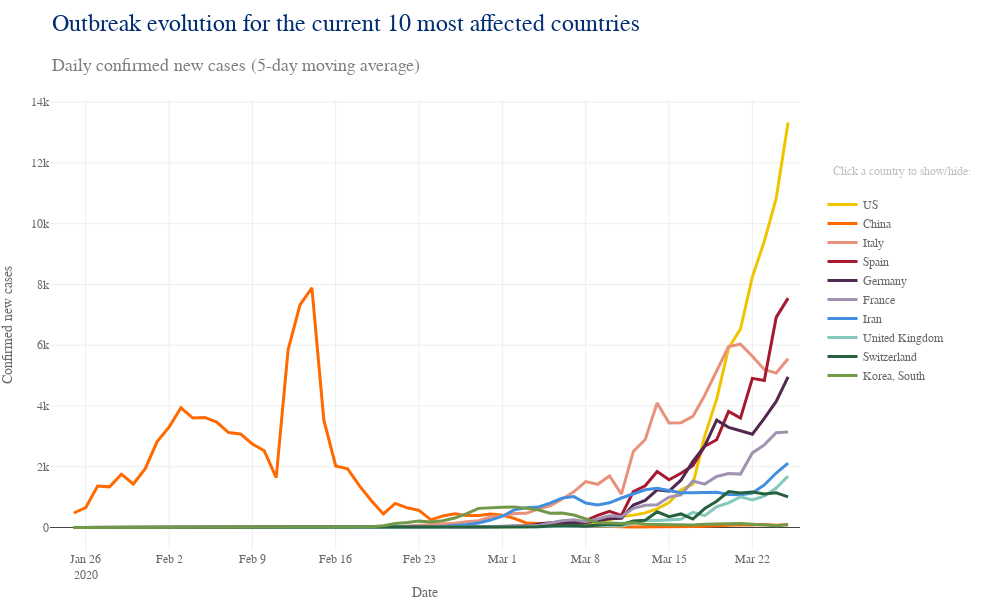

Notebook source saved alongside this figure:
### Code cell
# Plot new cases top 10 countries
data = []

for i, c in enumerate(top10_country):
    nc = df_merged[df_merged['Country/Region'] == c].confirmed_newcases_movavg
    data.append(go.Scatter(x = df_merged[df_merged['Country/Region'] == c].dt,
                           y = nc,
                           name = c,
                           marker = dict(color = top10_col[i]),
                           line = dict(width = 3),
                           hoverinfo = 'text',
                           hovertext = [c+':<br>{:.0f}'.format(i) for i in nc],
                           hoverlabel = dict(bordercolor = top10_col[i], 
                                             bgcolor = 'white',
                                             font = dict(color = top10_col[i])),
                           showlegend = True
                          )
               )
    
    
lay = go.Layout(width = 1000, 
                height = 600, 
                #bargap = 0.2,
                xaxis = dict(title='Date',
                             nticks = 10,
                             rangemode = 'nonnegative',
                             zeroline = False,
                            ),
                yaxis = dict(title='Confirmed new cases',
                             type = 'linear',
                            ),
                hovermode = 'closest',
                font = dict(size = label_size,
                            family = label_font,
                            color = label_col,
                           ),
                legend = dict(x = 1.03, 
                              y = 0.8),
                margin=dict(l=50, r=200, b=50, t=100, pad=0),
                annotations=[dict(x = 0.0,
                                  y = 1.2,
                                  showarrow = False,
                                  text = 'Outbreak evolution for the current 10 most affected countries',
                                  xref = 'paper',
                                  yref = 'paper',
                                  font=dict(
                                      family = title_font,
                                      size = title_size,
                                      color = title_col,),
                                 ),
                             dict(x = 0.0,
                                  y = 1.1,
                                  showarrow = False,
                                  text = 'Daily confirmed new cases (5-day moving average)',
                                  xref = 'paper',
                                  yref = 'paper',
                                  font=dict(
                                      family = subtitle_font,
                                      size = subtitle_size,
                                      color = subtitle_col,),
                                 ),
                             dict(x = 1.23,
                                  y = 0.86,
                                  showarrow = False,
                                  text = 'Click a country to show/hide:',
                                  xref = 'paper',
                                  yref = 'paper',
                                  font=dict(
                                      family = label_font,
                                      size = 12,
                                      color = 'silver',),
                                 ),
                            ],
               )

fig = dict(data=data, layout=lay)
plotly.offline.iplot(fig)

# Save JS
plot = plotly.offline.plot({'data':data,
                            'layout':lay},
                           include_plotlyjs = False,
                           output_type = 'div',
                           config = dict(showLink = False,
                                         modeBarButtonsToRemove = ['sendDataToCloud'],
                                         displaylogo = False,
                                         responsive = True)
                          )
path = '../visuals/new_cases/'
out_file = open(path+'timeline_newcases_date_all.html', 'w')
out_file.write('<!DOCTYPE html><html><head><script src="https://cdn.plot.ly/plotly-latest.min.js"></script></head><body>')
out_file.write(plot)
out_file.write('</body><html>')
out_file.close()

### Figure 1 — Plotly figure (JSON) as saved in the notebook; plotly's stock layout.template omitted (floating-point values rounded to 4 significant figures)
{"data": [{"hoverinfo": "text", "hoverlabel": {"bgcolor": "white", "bordercolor": "#F1C400", "font": {"color": "#F1C400"}}, "hovertext": ["US:<br>nan", "US:<br>nan", "US:<br>1", "US:<br>1", "US:<br>1", "US:<br>0", "US:<br>0", "US:<br>1", "US:<br>1", "US:<br>1", "US:<br>1", "US:<br>1", "US:<br>1", "US:<br>0", "US:<br>0", "US:<br>0", "US:<br>0", "US:<br>0", "US:<br>0", "US:<br>0", "US:<br>1", "US:<br>0", "US:<br>0", "US:<br>0", "US:<br>0", "US:<br>0", "US:<br>0", "US:<br>0", "US:<br>1", "US:<br>1", "US:<br>1", "US:<br>12", "US:<br>12", "US:<br>14", "US:<br>2", "US:<br>3", "US:<br>4", "US:<br>5", "US:<br>13", "US:<br>17", "US:<br>25", "US:<br>40", "US:<br>48", "US:<br>84", "US:<br>100", "US:<br>107", "US:<br>186", "US:<br>254", "US:<br>360", "US:<br>407", "US:<br>482", "US:<br>612", "US:<br>818", "US:<br>1231", "US:<br>1428", "US:<br>3015", "US:<br>4226", "US:<br>5902", "US:<br>6533", "US:<br>8249", "US:<br>9417", "US:<br>10834", "US:<br>13330", "US:<br>nan"], "line": {"width": 3}, "marker": {"color": "#F1C400"}, "name": "US", "showlegend": true, "type": "scatter", "uid": "e23e00e8-7044-11ea-b2fc-8c8590b56c5d", "x": ["2020-01-23", "2020-01-24", "2020-01-25", "2020-01-26", "2020-01-27", "2020-01-28", "2020-01-29", "2020-01-30", "2020-01-31", "2020-02-01", "2020-02-02", "2020-02-03", "2020-02-04", "2020-02-05", "2020-02-06", "2020-02-07", "2020-02-08", "2020-02-09", "2020-02-10", "2020-02-11", "2020-02-12", "2020-02-13", "2020-02-14", "2020-02-15", "2020-02-16", "2020-02-17", "2020-02-18", "2020-02-19", "2020-02-20", "2020-02-21", "2020-02-22", "2020-02-23", "2020-02-24", "2020-02-25", "2020-02-26", "2020-02-27", "2020-02-28", "2020-02-29", "2020-03-01", "2020-03-02", "2020-03-03", "2020-03-04", "2020-03-05", "2020-03-06", "2020-03-07", "2020-03-08", "2020-03-09", "2020-03-10", "2020-03-11", "2020-03-12", "2020-03-13", "2020-03-14", "2020-03-15", "2020-03-16", "2020-03-17", "2020-03-18", "2020-03-19", "2020-03-20", "2020-03-21", "2020-03-22", "2020-03-23", "2020-03-24", "2020-03-25", "2020-03-26"], "y": [null, null, 1.333, 1, 1, 0, 0, 0.6667, 1, 1, 1.333, 1, 1, 0, 0, 0, 0, 0, 0.3333, 0.3333, 0.6667, 0.3333, 0.3333, 0, 0, 0, 0, 0, 0.6667, 0.6667, 0.6667, 12, 12, 14, 2.333, 3, 3.667, 5.333, 12.67, 16.67, 25, 39.67, 48, 84.33, 100.3, 107, 185.7, 254.3, 360, 406.7, 482, 612, 817.7, 1231.0, 1428, 3015, 4226.0, 5902, 6533, 8249, 9417, 10834, 13330.0, null]}, {"hoverinfo": "text", "hoverlabel": {"bgcolor": "white", "bordercolor": "#FF6900", "font": {"color": "#FF6900"}}, "hovertext": ["China:<br>nan", "China:<br>nan", "China:<br>477", "China:<br>652", "China:<br>1368", "China:<br>1337", "China:<br>1755", "China:<br>1431", "China:<br>1935", "China:<br>2830", "China:<br>3305", "China:<br>3939", "China:<br>3603", "China:<br>3624", "China:<br>3468", "China:<br>3125", "China:<br>3081", "China:<br>2748", "China:<br>2524", "China:<br>1643", "China:<br>5847", "China:<br>7324", "China:<br>7885", "China:<br>3539", "China:<br>2025", "China:<br>1933", "China:<br>1369", "China:<br>881", "China:<br>446", "China:<br>794", "China:<br>648", "China:<br>564", "China:<br>251", "China:<br>381", "China:<br>453", "China:<br>391", "China:<br>397", "China:<br>444", "China:<br>403", "China:<br>302", "China:<br>151", "China:<br>134", "China:<br>143", "China:<br>128", "China:<br>95", "China:<br>57", "China:<br>39", "China:<br>33", "China:<br>24", "China:<br>19", "China:<br>19", "China:<br>24", "China:<br>29", "China:<br>27", "China:<br>33", "China:<br>41", "China:<br>64", "China:<br>68", "China:<br>93", "China:<br>83", "China:<br>95", "China:<br>75", "China:<br>95", "China:<br>nan"], "line": {"width": 3}, "marker": {"color": "#FF6900"}, "name": "China", "showlegend": true, "type": "scatter", "uid": "e23f4d40-7044-11ea-a74a-8c8590b56c5d", "x": ["2020-01-23", "2020-01-24", "2020-01-25", "2020-01-26", "2020-01-27", "2020-01-28", "2020-01-29", "2020-01-30", "2020-01-31", "2020-02-01", "2020-02-02", "2020-02-03", "2020-02-04", "2020-02-05", "2020-02-06", "2020-02-07", "2020-02-08", "2020-02-09", "2020-02-10", "2020-02-11", "2020-02-12", "2020-02-13", "2020-02-14", "2020-02-15", "2020-02-16", "2020-02-17", "2020-02-18", "2020-02-19", "2020-02-20", "2020-02-21", "2020-02-22", "2020-02-23", "2020-02-24", "2020-02-25", "2020-02-26", "2020-02-27", "2020-02-28", "2020-02-29", "2020-03-01", "2020-03-02", "2020-03-03", "2020-03-04", "2020-03-05", "2020-03-06", "2020-03-07", "2020-03-08", "2020-03-09", "2020-03-10", "2020-03-11", "2020-03-12", "2020-03-13", "2020-03-14", "2020-03-15", "2020-03-16", "2020-03-17", "2020-03-18", "2020-03-19", "2020-03-20", "2020-03-21", "2020-03-22", "2020-03-23", "2020-03-24", "2020-03-25", "2020-03-26"], "y": [null, null, 477.3, 652.3, 1368.0, 1337.0, 1755.0, 1431, 1935.0, 2830.0, 3305.0, 3939.0, 3603.0, 3624.0, 3468.0, 3125.0, 3081.0, 2748, 2524, 1643.0, 5847, 7324, 7885.0, 3539.0, 2025.0, 1933.0, 1369.0, 881, 446.3, 794, 648.3, 563.7, 251, 381.3, 453, 391.3, 396.7, 444, 402.7, 301.7, 151.3, 133.7, 143, 128, 95.33, 56.67, 39, 32.67, 24, 19.33, 18.67, 23.67, 29.33, 27, 33, 41, 64, 67.67, 93, 82.67, 95.33, 75.33, 94.67, null]}, {"hoverinfo": "text", "hoverlabel": {"bgcolor": "white", "bordercolor": "#E8927C", "font": {"color": "#E8927C"}}, "hovertext": ["Italy:<br>nan", "Italy:<br>nan", "Italy:<br>0", "Italy:<br>0", "Italy:<br>0", "Italy:<br>0", "Italy:<br>0", "Italy:<br>1", "Italy:<br>1", "Italy:<br>1", "Italy:<br>0", "Italy:<br>0", "Italy:<br>0", "Italy:<br>0", "Italy:<br>0", "Italy:<br>0", "Italy:<br>0", "Italy:<br>0", "Italy:<br>0", "Italy:<br>0", "Italy:<br>0", "Italy:<br>0", "Italy:<br>0", "Italy:<br>0", "Italy:<br>0", "Italy:<br>0", "Italy:<br>0", "Italy:<br>0", "Italy:<br>6", "Italy:<br>20", "Italy:<br>51", "Italy:<br>70", "Italy:<br>87", "Italy:<br>99", "Italy:<br>142", "Italy:<br>189", "Italy:<br>225", "Italy:<br>346", "Italy:<br>383", "Italy:<br>458", "Italy:<br>465", "Italy:<br>607", "Italy:<br>711", "Italy:<br>931", "Italy:<br>1172", "Italy:<br>1512", "Italy:<br>1422", "Italy:<br>1696", "Italy:<br>1097", "Italy:<br>2504", "Italy:<br>2898", "Italy:<br>4095", "Italy:<br>3440", "Italy:<br>3450", "Italy:<br>3655", "Italy:<br>4352", "Italy:<br>5172", "Italy:<br>5955", "Italy:<br>6034", "Italy:<br>5635", "Italy:<br>5199", "Italy:<br>5083", "Italy:<br>5554", "Italy:<br>nan"], "line": {"width": 3}, "marker": {"color": "#E8927C"}, "name": "Italy", "showlegend": true, "type": "scatter", "uid": "e23f5042-7044-11ea-9c66-8c8590b56c5d", "x": ["2020-01-23", "2020-01-24", "2020-01-25", "2020-01-26", "2020-01-27", "2020-01-28", "2020-01-29", "2020-01-30", "2020-01-31", "2020-02-01", "2020-02-02", "2020-02-03", "2020-02-04", "2020-02-05", "2020-02-06", "2020-02-07", "2020-02-08", "2020-02-09", "2020-02-10", "2020-02-11", "2020-02-12", "2020-02-13", "2020-02-14", "2020-02-15", "2020-02-16", "2020-02-17", "2020-02-18", "2020-02-19", "2020-02-20", "2020-02-21", "2020-02-22", "2020-02-23", "2020-02-24", "2020-02-25", "2020-02-26", "2020-02-27", "2020-02-28", "2020-02-29", "2020-03-01", "2020-03-02", "2020-03-03", "2020-03-04", "2020-03-05", "2020-03-06", "2020-03-07", "2020-03-08", "2020-03-09", "2020-03-10", "2020-03-11", "2020-03-12", "2020-03-13", "2020-03-14", "2020-03-15", "2020-03-16", "2020-03-17", "2020-03-18", "2020-03-19", "2020-03-20", "2020-03-21", "2020-03-22", "2020-03-23", "2020-03-24", "2020-03-25", "2020-03-26"], "y": [null, null, 0, 0, 0, 0, 0, 0.6667, 0.6667, 0.6667, 0, 0, 0, 0, 0.3333, 0.3333, 0.3333, 0, 0, 0, 0, 0, 0, 0, 0, 0, 0, 0, 5.667, 19.67, 50.67, 69.67, 86.67, 99.33, 142, 188.7, 225, 346.3, 382.7, 458, 465, 607.3, 711.3, 931.3, 1172.0, 1512, 1422, 1696.0, 1097.0, 2504.0, 2898.0, 4095, 3440, 3450.0, 3655.0, 4352.0, 5172.0, 5955, 6034.0, 5635.0, 5199.0, 5083.0, 5554, null]}, {"hoverinfo": "text", "hoverlabel": {"bgcolor": "white", "bordercolor": "#A6192E", "font": {"color": "#A6192E"}}, "hovertext": ["Spain:<br>nan", "Spain:<br>nan", "Spain:<br>0", "Spain:<br>0", "Spain:<br>0", "Spain:<br>0", "Spain:<br>0", "Spain:<br>0", "Spain:<br>0", "Spain:<br>0", "Spain:<br>0", "Spain:<br>0", "Spain:<br>0", "Spain:<br>0", "Spain:<br>0", "Spain:<br>0", "Spain:<br>0", "Spain:<br>0", "Spain:<br>0", "Spain:<br>0", "Spain:<br>0", "Spain:<br>0", "Spain:<br>0", "Spain:<br>0", "Spain:<br>0", "Spain:<br>0", "Spain:<br>0", "Spain:<br>0", "Spain:<br>0", "Spain:<br>0", "Spain:<br>0", "Spain:<br>0", "Spain:<br>1", "Spain:<br>4", "Spain:<br>4", "Spain:<br>9", "Spain:<br>11", "Spain:<br>23", "Spain:<br>29", "Spain:<br>40", "Spain:<br>46", "Spain:<br>46", "Spain:<br>78", "Spain:<br>93", "Spain:<br>138", "Spain:<br>224", "Spain:<br>398", "Spain:<br>535", "Spain:<br>401", "Spain:<br>1179", "Spain:<br>1371", "Spain:<br>1840", "Spain:<br>1570", "Spain:<br>1786", "Spain:<br>2037", "Spain:<br>2674", "Spain:<br>2887", "Spain:<br>3821", "Spain:<br>3602", "Spain:<br>4909", "Spain:<br>4837", "Spain:<br>6916", "Spain:<br>7550", "Spain:<br>nan"], "line": {"width": 3}, "marker": {"color": "#A6192E"}, "name": "Spain", "showlegend": true, "type": "scatter", "uid": "e23f51d2-7044-11ea-b42e-8c8590b56c5d", "x": ["2020-01-23", "2020-01-24", "2020-01-25", "2020-01-26", "2020-01-27", "2020-01-28", "2020-01-29", "2020-01-30", "2020-01-31", "2020-02-01", "2020-02-02", "2020-02-03", "2020-02-04", "2020-02-05", "2020-02-06", "2020-02-07", "2020-02-08", "2020-02-09", "2020-02-10", "2020-02-11", "2020-02-12", "2020-02-13", "2020-02-14", "2020-02-15", "2020-02-16", "2020-02-17", "2020-02-18", "2020-02-19", "2020-02-20", "2020-02-21", "2020-02-22", "2020-02-23", "2020-02-24", "2020-02-25", "2020-02-26", "2020-02-27", "2020-02-28", "2020-02-29", "2020-03-01", "2020-03-02", "2020-03-03", "2020-03-04", "2020-03-05", "2020-03-06", "2020-03-07", "2020-03-08", "2020-03-09", "2020-03-10", "2020-03-11", "2020-03-12", "2020-03-13", "2020-03-14", "2020-03-15", "2020-03-16", "2020-03-17", "2020-03-18", "2020-03-19", "2020-03-20", "2020-03-21", "2020-03-22", "2020-03-23", "2020-03-24", "2020-03-25", "2020-03-26"], "y": [null, null, 0, 0, 0, 0, 0, 0, 0.3333, 0.3333, 0.3333, 0, 0, 0, 0, 0, 0.3333, 0.3333, 0.3333, 0, 0, 0, 0, 0, 0, 0, 0, 0, 0, 0, 0, 0, 1.333, 3.667, 4.333, 8.667, 10.67, 23, 29.33, 40, 46, 46.33, 78.33, 92.67, 138, 224.3, 398.3, 534.7, 401.3, 1179, 1371.0, 1840.0, 1570, 1786.0, 2037.0, 2674.0, 2887.0, 3821.0, 3602.0, 4909.0, 4837, 6916.0, 7550, null]}, {"hoverinfo": "text", "hoverlabel": {"bgcolor": "white", "bordercolor": "#51284F", "font": {"color": "#51284F"}}, "hovertext": ["Germany:<br>nan", "Germany:<br>nan", "Germany:<br>0", "Germany:<br>0", "Germany:<br>1", "Germany:<br>1", "Germany:<br>1", "Germany:<br>0", "Germany:<br>1", "Germany:<br>2", "Germany:<br>2", "Germany:<br>1", "Germany:<br>1", "Germany:<br>0", "Germany:<br>0", "Germany:<br>0", "Germany:<br>1", "Germany:<br>0", "Germany:<br>1", "Germany:<br>1", "Germany:<br>1", "Germany:<br>0", "Germany:<br>0", "Germany:<br>0", "Germany:<br>0", "Germany:<br>0", "Germany:<br>0", "Germany:<br>0", "Germany:<br>0", "Germany:<br>0", "Germany:<br>0", "Germany:<br>0", "Germany:<br>0", "Germany:<br>4", "Germany:<br>10", "Germany:<br>10", "Germany:<br>17", "Germany:<br>28", "Germany:<br>37", "Germany:<br>39", "Germany:<br>44", "Germany:<br>108", "Germany:<br>158", "Germany:<br>179", "Germany:<br>186", "Germany:<br>169", "Germany:<br>219", "Germany:<br>289", "Germany:<br>301", "Germany:<br>739", "Germany:<br>892", "Germany:<br>1239", "Germany:<br>1199", "Germany:<br>1557", "Germany:<br>2177", "Germany:<br>2683", "Germany:<br>3530", "Germany:<br>3295", "Germany:<br>3184", "Germany:<br>3069", "Germany:<br>3591", "Germany:<br>4150", "Germany:<br>4961", "Germany:<br>nan"], "line": {"width": 3}, "marker": {"color": "#51284F"}, "name": "Germany", "showlegend": true, "type": "scatter", "uid": "e23f5346-7044-11ea-93c7-8c8590b56c5d", "x": ["2020-01-23", "2020-01-24", "2020-01-25", "2020-01-26", "2020-01-27", "2020-01-28", "2020-01-29", "2020-01-30", "2020-01-31", "2020-02-01", "2020-02-02", "2020-02-03", "2020-02-04", "2020-02-05", "2020-02-06", "2020-02-07", "2020-02-08", "2020-02-09", "2020-02-10", "2020-02-11", "2020-02-12", "2020-02-13", "2020-02-14", "2020-02-15", "2020-02-16", "2020-02-17", "2020-02-18", "2020-02-19", "2020-02-20", "2020-02-21", "2020-02-22", "2020-02-23", "2020-02-24", "2020-02-25", "2020-02-26", "2020-02-27", "2020-02-28", "2020-02-29", "2020-03-01", "2020-03-02", "2020-03-03", "2020-03-04", "2020-03-05", "2020-03-06", "2020-03-07", "2020-03-08", "2020-03-09", "2020-03-10", "2020-03-11", "2020-03-12", "2020-03-13", "2020-03-14", "2020-03-15", "2020-03-16", "2020-03-17", "2020-03-18", "2020-03-19", "2020-03-20", "2020-03-21", "2020-03-22", "2020-03-23", "2020-03-24", "2020-03-25", "2020-03-26"], "y": [null, null, 0, 0.3333, 1.333, 1.333, 1, 0.3333, 1.333, 2, 2.333, 1.333, 0.6667, 0, 0.3333, 0.3333, 0.6667, 0.3333, 1, 0.6667, 0.6667, 0, 0, 0, 0, 0, 0, 0, 0, 0, 0, 0, 0.3333, 3.667, 10, 10.33, 17.33, 28, 37, 39, 44, 107.7, 158, 179, 186, 168.7, 219.3, 289.3, 300.7, 739.3, 892.3, 1239, 1199, 1557.0, 2177.0, 2683.0, 3530.0, 3295.0, 3184.0, 3069.0, 3591, 4150, 4961.0, null]}, {"hoverinfo": "text", "hoverlabel": {"bgcolor": "white", "bordercolor": "#A192B2", "font": {"color": "#A192B2"}}, "hovertext": ["France:<br>nan", "France:<br>nan", "France:<br>1", "France:<br>0", "France:<br>0", "France:<br>1", "France:<br>1", "France:<br>0", "France:<br>0", "France:<br>0", "France:<br>0", "France:<br>0", "France:<br>0", "France:<br>0", "France:<br>0", "France:<br>2", "France:<br>2", "France:<br>2", "France:<br>0", "France:<br>0", "France:<br>0", "France:<br>0", "France:<br>0", "France:<br>0", "France:<br>0", "France:<br>0", "France:<br>0", "France:<br>0", "France:<br>0", "France:<br>0", "France:<br>0", "France:<br>0", "France:<br>1", "France:<br>2", "France:<br>9", "France:<br>14", "France:<br>27", "France:<br>31", "France:<br>45", "France:<br>35", "France:<br>53", "France:<br>63", "France:<br>151", "France:<br>224", "France:<br>252", "France:<br>188", "France:<br>278", "France:<br>386", "France:<br>358", "France:<br>629", "France:<br>734", "France:<br>746", "France:<br>1001", "France:<br>1073", "France:<br>1531", "France:<br>1429", "France:<br>1681", "France:<br>1780", "France:<br>1758", "France:<br>2455", "France:<br>2720", "France:<br>3119", "France:<br>3143", "France:<br>nan"], "line": {"width": 3}, "marker": {"color": "#A192B2"}, "name": "France", "showlegend": true, "type": "scatter", "uid": "e23f57a4-7044-11ea-ab26-8c8590b56c5d", "x": ["2020-01-23", "2020-01-24", "2020-01-25", "2020-01-26", "2020-01-27", "2020-01-28", "2020-01-29", "2020-01-30", "2020-01-31", "2020-02-01", "2020-02-02", "2020-02-03", "2020-02-04", "2020-02-05", "2020-02-06", "2020-02-07", "2020-02-08", "2020-02-09", "2020-02-10", "2020-02-11", "2020-02-12", "2020-02-13", "2020-02-14", "2020-02-15", "2020-02-16", "2020-02-17", "2020-02-18", "2020-02-19", "2020-02-20", "2020-02-21", "2020-02-22", "2020-02-23", "2020-02-24", "2020-02-25", "2020-02-26", "2020-02-27", "2020-02-28", "2020-02-29", "2020-03-01", "2020-03-02", "2020-03-03", "2020-03-04", "2020-03-05", "2020-03-06", "2020-03-07", "2020-03-08", "2020-03-09", "2020-03-10", "2020-03-11", "2020-03-12", "2020-03-13", "2020-03-14", "2020-03-15", "2020-03-16", "2020-03-17", "2020-03-18", "2020-03-19", "2020-03-20", "2020-03-21", "2020-03-22", "2020-03-23", "2020-03-24", "2020-03-25", "2020-03-26"], "y": [null, null, 1, 0.3333, 0.3333, 0.6667, 0.6667, 0.3333, 0.3333, 0.3333, 0.3333, 0, 0, 0, 0, 1.667, 1.667, 1.667, 0, 0, 0, 0, 0.3333, 0.3333, 0.3333, 0, 0, 0, 0, 0, 0, 0, 0.6667, 2, 8.667, 14.33, 27.33, 30.67, 44.67, 34.67, 52.67, 63, 150.7, 223.7, 252, 187.7, 278.3, 385.7, 358, 629, 734.3, 746.3, 1001.0, 1073, 1531.0, 1429, 1681, 1780.0, 1758.0, 2455, 2720.0, 3119, 3143.0, null]}, {"hoverinfo": "text", "hoverlabel": {"bgcolor": "white", "bordercolor": "#418FDE", "font": {"color": "#418FDE"}}, "hovertext": ["Iran:<br>nan", "Iran:<br>nan", "Iran:<br>0", "Iran:<br>0", "Iran:<br>0", "Iran:<br>0", "Iran:<br>0", "Iran:<br>0", "Iran:<br>0", "Iran:<br>0", "Iran:<br>0", "Iran:<br>0", "Iran:<br>0", "Iran:<br>0", "Iran:<br>0", "Iran:<br>0", "Iran:<br>0", "Iran:<br>0", "Iran:<br>0", "Iran:<br>0", "Iran:<br>0", "Iran:<br>0", "Iran:<br>0", "Iran:<br>0", "Iran:<br>0", "Iran:<br>0", "Iran:<br>1", "Iran:<br>2", "Iran:<br>6", "Iran:<br>9", "Iran:<br>13", "Iran:<br>14", "Iran:<br>22", "Iran:<br>32", "Iran:<br>61", "Iran:<br>98", "Iran:<br>151", "Iran:<br>244", "Iran:<br>371", "Iran:<br>581", "Iran:<br>648", "Iran:<br>671", "Iran:<br>804", "Iran:<br>967", "Iran:<br>1018", "Iran:<br>805", "Iran:<br>740", "Iran:<br>811", "Iran:<br>971", "Iran:<br>1107", "Iran:<br>1243", "Iran:<br>1288", "Iran:<br>1209", "Iran:<br>1147", "Iran:<br>1141", "Iran:<br>1139", "Iran:<br>1158", "Iran:<br>1083", "Iran:<br>1077", "Iran:<br>1135", "Iran:<br>1400", "Iran:<br>1793", "Iran:<br>2119", "Iran:<br>nan"], "line": {"width": 3}, "marker": {"color": "#418FDE"}, "name": "Iran", "showlegend": true, "type": "scatter", "uid": "e23f5952-7044-11ea-8994-8c8590b56c5d", "x": ["2020-01-23", "2020-01-24", "2020-01-25", "2020-01-26", "2020-01-27", "2020-01-28", "2020-01-29", "2020-01-30", "2020-01-31", "2020-02-01", "2020-02-02", "2020-02-03", "2020-02-04", "2020-02-05", "2020-02-06", "2020-02-07", "2020-02-08", "2020-02-09", "2020-02-10", "2020-02-11", "2020-02-12", "2020-02-13", "2020-02-14", "2020-02-15", "2020-02-16", "2020-02-17", "2020-02-18", "2020-02-19", "2020-02-20", "2020-02-21", "2020-02-22", "2020-02-23", "2020-02-24", "2020-02-25", "2020-02-26", "2020-02-27", "2020-02-28", "2020-02-29", "2020-03-01", "2020-03-02", "2020-03-03", "2020-03-04", "2020-03-05", "2020-03-06", "2020-03-07", "2020-03-08", "2020-03-09", "2020-03-10", "2020-03-11", "2020-03-12", "2020-03-13", "2020-03-14", "2020-03-15", "2020-03-16", "2020-03-17", "2020-03-18", "2020-03-19", "2020-03-20", "2020-03-21", "2020-03-22", "2020-03-23", "2020-03-24", "2020-03-25", "2020-03-26"], "y": [null, null, 0, 0, 0, 0, 0, 0, 0, 0, 0, 0, 0, 0, 0, 0, 0, 0, 0, 0, 0, 0, 0, 0, 0, 0, 0.6667, 1.667, 6, 8.667, 12.67, 14.33, 22.33, 32, 61.33, 97.67, 151.3, 244.3, 371, 581, 648, 670.7, 803.7, 967, 1018.0, 804.7, 739.7, 811.3, 971.3, 1107.0, 1243, 1288.0, 1209, 1147.0, 1141, 1139.0, 1158.0, 1083, 1077, 1135, 1400.0, 1793, 2119, null]}, {"hoverinfo": "text", "hoverlabel": {"bgcolor": "white", "bordercolor": "#86C8BC", "font": {"color": "#86C8BC"}}, "hovertext": ["United Kingdom:<br>nan", "United Kingdom:<br>nan", "United Kingdom:<br>0", "United Kingdom:<br>0", "United Kingdom:<br>0", "United Kingdom:<br>0", "United Kingdom:<br>0", "United Kingdom:<br>1", "United Kingdom:<br>1", "United Kingdom:<br>1", "United Kingdom:<br>0", "United Kingdom:<br>0", "United Kingdom:<br>0", "United Kingdom:<br>0", "United Kingdom:<br>0", "United Kingdom:<br>0", "United Kingdom:<br>0", "United Kingdom:<br>2", "United Kingdom:<br>2", "United Kingdom:<br>2", "United Kingdom:<br>0", "United Kingdom:<br>0", "United Kingdom:<br>0", "United Kingdom:<br>0", "United Kingdom:<br>0", "United Kingdom:<br>0", "United Kingdom:<br>0", "United Kingdom:<br>0", "United Kingdom:<br>0", "United Kingdom:<br>0", "United Kingdom:<br>0", "United Kingdom:<br>1", "United Kingdom:<br>1", "United Kingdom:<br>1", "United Kingdom:<br>1", "United Kingdom:<br>2", "United Kingdom:<br>3", "United Kingdom:<br>7", "United Kingdom:<br>7", "United Kingdom:<br>9", "United Kingdom:<br>17", "United Kingdom:<br>25", "United Kingdom:<br>38", "United Kingdom:<br>40", "United Kingdom:<br>53", "United Kingdom:<br>53", "United Kingdom:<br>59", "United Kingdom:<br>62", "United Kingdom:<br>46", "United Kingdom:<br>139", "United Kingdom:<br>228", "United Kingdom:<br>229", "United Kingdom:<br>250", "United Kingdom:<br>272", "United Kingdom:<br>499", "United Kingdom:<br>388", "United Kingdom:<br>685", "United Kingdom:<br>808", "United Kingdom:<br>1010", "United Kingdom:<br>904", "United Kingdom:<br>1032", "United Kingdom:<br>1298", "United Kingdom:<br>1695", "United Kingdom:<br>nan"], "line": {"width": 3}, "marker": {"color": "#86C8BC"}, "name": "United Kingdom", "showlegend": true, "type": "scatter", "uid": "e23f5ab0-7044-11ea-9e35-8c8590b56c5d", "x": ["2020-01-23", "2020-01-24", "2020-01-25", "2020-01-26", "2020-01-27", "2020-01-28", "2020-01-29", "2020-01-30", "2020-01-31", "2020-02-01", "2020-02-02", "2020-02-03", "2020-02-04", "2020-02-05", "2020-02-06", "2020-02-07", "2020-02-08", "2020-02-09", "2020-02-10", "2020-02-11", "2020-02-12", "2020-02-13", "2020-02-14", "2020-02-15", "2020-02-16", "2020-02-17", "2020-02-18", "2020-02-19", "2020-02-20", "2020-02-21", "2020-02-22", "2020-02-23", "2020-02-24", "2020-02-25", "2020-02-26", "2020-02-27", "2020-02-28", "2020-02-29", "2020-03-01", "2020-03-02", "2020-03-03", "2020-03-04", "2020-03-05", "2020-03-06", "2020-03-07", "2020-03-08", "2020-03-09", "2020-03-10", "2020-03-11", "2020-03-12", "2020-03-13", "2020-03-14", "2020-03-15", "2020-03-16", "2020-03-17", "2020-03-18", "2020-03-19", "2020-03-20", "2020-03-21", "2020-03-22", "2020-03-23", "2020-03-24", "2020-03-25", "2020-03-26"], "y": [null, null, 0, 0, 0, 0, 0, 0.6667, 0.6667, 0.6667, 0, 0, 0, 0, 0.3333, 0.3333, 0.3333, 1.667, 1.667, 2, 0.3333, 0.3333, 0, 0, 0, 0, 0, 0, 0, 0, 0, 1.333, 1.333, 1.333, 0.6667, 2.333, 3.333, 7, 6.667, 9.333, 16.67, 25.33, 37.67, 40.33, 52.67, 52.67, 59, 61.67, 45.67, 139.3, 228.3, 228.7, 249.7, 272, 499, 388.3, 684.7, 808.3, 1010.0, 904, 1032.0, 1298.0, 1695.0, null]}, {"hoverinfo": "text", "hoverlabel": {"bgcolor": "white", "bordercolor": "#286140", "font": {"color": "#286140"}}, "hovertext": ["Switzerland:<br>nan", "Switzerland:<br>nan", "Switzerland:<br>0", "Switzerland:<br>0", "Switzerland:<br>0", "Switzerland:<br>0", "Switzerland:<br>0", "Switzerland:<br>0", "Switzerland:<br>0", "Switzerland:<br>0", "Switzerland:<br>0", "Switzerland:<br>0", "Switzerland:<br>0", "Switzerland:<br>0", "Switzerland:<br>0", "Switzerland:<br>0", "Switzerland:<br>0", "Switzerland:<br>0", "Switzerland:<br>0", "Switzerland:<br>0", "Switzerland:<br>0", "Switzerland:<br>0", "Switzerland:<br>0", "Switzerland:<br>0", "Switzerland:<br>0", "Switzerland:<br>0", "Switzerland:<br>0", "Switzerland:<br>0", "Switzerland:<br>0", "Switzerland:<br>0", "Switzerland:<br>0", "Switzerland:<br>0", "Switzerland:<br>0", "Switzerland:<br>0", "Switzerland:<br>3", "Switzerland:<br>2", "Switzerland:<br>6", "Switzerland:<br>6", "Switzerland:<br>11", "Switzerland:<br>13", "Switzerland:<br>21", "Switzerland:<br>24", "Switzerland:<br>53", "Switzerland:<br>59", "Switzerland:<br>74", "Switzerland:<br>53", "Switzerland:<br>74", "Switzerland:<br>105", "Switzerland:<br>93", "Switzerland:<br>216", "Switzerland:<br>236", "Switzerland:<br>516", "Switzerland:<br>354", "Switzerland:<br>447", "Switzerland:<br>276", "Switzerland:<br>625", "Switzerland:<br>865", "Switzerland:<br>1182", "Switzerland:<br>1133", "Switzerland:<br>1167", "Switzerland:<br>1101", "Switzerland:<br>1141", "Switzerland:<br>1005", "Switzerland:<br>nan"], "line": {"width": 3}, "marker": {"color": "#286140"}, "name": "Switzerland", "showlegend": true, "type": "scatter", "uid": "e23f5c40-7044-11ea-b823-8c8590b56c5d", "x": ["2020-01-23", "2020-01-24", "2020-01-25", "2020-01-26", "2020-01-27", "2020-01-28", "2020-01-29", "2020-01-30", "2020-01-31", "2020-02-01", "2020-02-02", "2020-02-03", "2020-02-04", "2020-02-05", "2020-02-06", "2020-02-07", "2020-02-08", "2020-02-09", "2020-02-10", "2020-02-11", "2020-02-12", "2020-02-13", "2020-02-14", "2020-02-15", "2020-02-16", "2020-02-17", "2020-02-18", "2020-02-19", "2020-02-20", "2020-02-21", "2020-02-22", "2020-02-23", "2020-02-24", "2020-02-25", "2020-02-26", "2020-02-27", "2020-02-28", "2020-02-29", "2020-03-01", "2020-03-02", "2020-03-03", "2020-03-04", "2020-03-05", "2020-03-06", "2020-03-07", "2020-03-08", "2020-03-09", "2020-03-10", "2020-03-11", "2020-03-12", "2020-03-13", "2020-03-14", "2020-03-15", "2020-03-16", "2020-03-17", "2020-03-18", "2020-03-19", "2020-03-20", "2020-03-21", "2020-03-22", "2020-03-23", "2020-03-24", "2020-03-25", "2020-03-26"], "y": [null, null, 0, 0, 0, 0, 0, 0, 0, 0, 0, 0, 0, 0, 0, 0, 0, 0, 0, 0, 0, 0, 0, 0, 0, 0, 0, 0, 0, 0, 0, 0, 0.3333, 0.3333, 2.667, 2.333, 5.667, 6.333, 11.33, 12.67, 21, 24, 52.67, 59.33, 74.33, 53.33, 74.33, 105, 92.67, 216, 235.7, 516, 353.7, 447, 276, 625, 864.7, 1182.0, 1133, 1167, 1101.0, 1141, 1005.0, null]}, {"hoverinfo": "text", "hoverlabel": {"bgcolor": "white", "bordercolor": "#719949", "font": {"color": "#719949"}}, "hovertext": ["Korea, South:<br>nan", "Korea, South:<br>nan", "Korea, South:<br>1", "Korea, South:<br>1", "Korea, South:<br>1", "Korea, South:<br>0", "Korea, South:<br>0", "Korea, South:<br>2", "Korea, South:<br>3", "Korea, South:<br>4", "Korea, South:<br>1", "Korea, South:<br>1", "Korea, South:<br>1", "Korea, South:<br>3", "Korea, South:<br>3", "Korea, South:<br>2", "Korea, South:<br>1", "Korea, South:<br>1", "Korea, South:<br>1", "Korea, South:<br>1", "Korea, South:<br>0", "Korea, South:<br>0", "Korea, South:<br>0", "Korea, South:<br>0", "Korea, South:<br>1", "Korea, South:<br>1", "Korea, South:<br>1", "Korea, South:<br>25", "Korea, South:<br>58", "Korea, South:<br>134", "Korea, South:<br>166", "Korea, South:<br>210", "Korea, South:<br>181", "Korea, South:<br>220", "Korea, South:<br>311", "Korea, South:<br>453", "Korea, South:<br>630", "Korea, South:<br>657", "Korea, South:<br>666", "Korea, South:<br>679", "Korea, South:<br>628", "Korea, South:<br>584", "Korea, South:<br>469", "Korea, South:<br>473", "Korea, South:<br>409", "Korea, South:<br>295", "Korea, South:<br>157", "Korea, South:<br>147", "Korea, South:<br>130", "Korea, South:<br>155", "Korea, South:<br>110", "Korea, South:<br>98", "Korea, South:<br>86", "Korea, South:<br>78", "Korea, South:<br>84", "Korea, South:<br>110", "Korea, South:<br>111", "Korea, South:<br>129", "Korea, South:<br>132", "Korea, South:<br>103", "Korea, South:<br>79", "Korea, South:<br>59", "Korea, South:<br>93", "Korea, South:<br>nan"], "line": {"width": 3}, "marker": {"color": "#719949"}, "name": "Korea, South", "showlegend": true, "type": "scatter", "uid": "e23f5da8-7044-11ea-a83a-8c8590b56c5d", "x": ["2020-01-23", "2020-01-24", "2020-01-25", "2020-01-26", "2020-01-27", "2020-01-28", "2020-01-29", "2020-01-30", "2020-01-31", "2020-02-01", "2020-02-02", "2020-02-03", "2020-02-04", "2020-02-05", "2020-02-06", "2020-02-07", "2020-02-08", "2020-02-09", "2020-02-10", "2020-02-11", "2020-02-12", "2020-02-13", "2020-02-14", "2020-02-15", "2020-02-16", "2020-02-17", "2020-02-18", "2020-02-19", "2020-02-20", "2020-02-21", "2020-02-22", "2020-02-23", "2020-02-24", "2020-02-25", "2020-02-26", "2020-02-27", "2020-02-28", "2020-02-29", "2020-03-01", "2020-03-02", "2020-03-03", "2020-03-04", "2020-03-05", "2020-03-06", "2020-03-07", "2020-03-08", "2020-03-09", "2020-03-10", "2020-03-11", "2020-03-12", "2020-03-13", "2020-03-14", "2020-03-15", "2020-03-16", "2020-03-17", "2020-03-18", "2020-03-19", "2020-03-20", "2020-03-21", "2020-03-22", "2020-03-23", "2020-03-24", "2020-03-25", "2020-03-26"], "y": [null, null, 0.6667, 0.6667, 0.6667, 0.3333, 0, 2.333, 2.667, 3.667, 1.333, 1.333, 1.333, 2.667, 2.667, 1.667, 0.6667, 1, 1.333, 1, 0.3333, 0, 0, 0.3333, 0.6667, 1, 0.6667, 24.67, 57.67, 134, 166, 209.7, 181.3, 219.7, 311, 453.3, 629.7, 656.7, 666, 678.7, 628.3, 584.3, 469, 473.3, 408.7, 295, 157.3, 147, 130.3, 155.3, 110.3, 97.67, 85.67, 78, 83.67, 109.7, 110.7, 128.7, 132, 103, 79.33, 58.67, 93.33, null]}], "layout": {"annotations": [{"font": {"color": "#002D72", "family": "PT Sans Narrow", "size": 24}, "showarrow": false, "text": "Outbreak evolution for the current 10 most affected countries", "x": 0, "xref": "paper", "y": 1.2, "yref": "paper"}, {"font": {"color": "grey", "family": "PT Sans Narrow", "size": 18}, "showarrow": false, "text": "Daily confirmed new cases (5-day moving average)", "x": 0, "xref": "paper", "y": 1.1, "yref": "paper"}, {"font": {"color": "silver", "family": "PT Sans", "size": 12}, "showarrow": false, "text": "Click a country to show/hide:", "x": 1.23, "xref": "paper", "y": 0.86, "yref": "paper"}], "font": {"color": "dimgray", "family": "PT Sans", "size": 12}, "height": 600, "hovermode": "closest", "legend": {"x": 1.03, "y": 0.8}, "margin": {"b": 50, "l": 50, "pad": 0, "r": 200, "t": 100}, "width": 1000, "xaxis": {"nticks": 10, "rangemode": "nonnegative", "title": "Date", "zeroline": false}, "yaxis": {"title": "Confirmed new cases", "type": "linear"}}}
